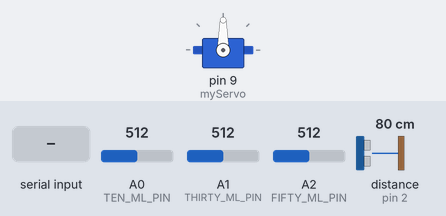
A sketch run on a simulated Arduino Uno, built with avr-gcc and run on an emulated ATmega328P. Parts: servo. Wiring (inferred from the names in the program): ultrasonic range finder: trigger pin 3; echo pin 2. Inputs (shaded band) come from the test bench; at power-on: A0 (TEN_ML_PIN) = 512, A1 (THIRTY_ML_PIN) = 512, A2 (FIFTY_ML_PIN) = 512, distance to the obstacle (sensor on pin 2) 80 cm. The echo pulse lasts 58.3 µs per cm; what the sketch prints to the serial monitor is not drawn.

Above: at 1.2 s.
1.3 s: "f" received over Serial
Timing chart, 0 to 4.3 s (numbered marks = the images above; inputs shaded):
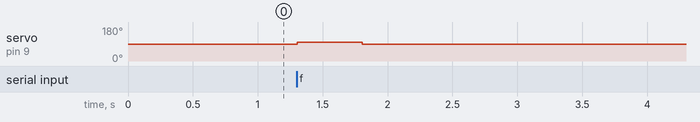

Measured:
- after the input at 1.3 s, servo on pin 9 (myServo): 90° → 100° at once, → 90° 0.50 s later

The sketch:

HamsterCage.ino
```cpp
#include "Timer.h"
#include <Servo.h>

//water sensor variables
const int TEN_ML_PIN = 0;
const int THIRTY_ML_PIN = 1;
const int FIFTY_ML_PIN = 2;
int waterLevel;

// wheel sensor variables
const int TRIG_PIN = 3;
const int ECHO_PIN = 2;
int oldBinaryWheelValue = 0;
int newBinaryWheelValue = 0;
int quarterTurns = 0;
int fullTurns = 0;
int state;
int changeState = 0;
Timer t;

//*incoming data variables
char incomingChar;

//motor jazz
Servo myServo;


void setup() {
  // initialize serial communication:
  Serial.begin(9600);
  Serial.println("hello");

  // wheel sensor setup
  pinMode(TRIG_PIN,OUTPUT);
  pinMode(ECHO_PIN,INPUT);
  t.every(1000,uploadTurns);
  t.every(1000,checkWaterLevel);

  long duration, distanceCm;
  // Give a short LOW pulse beforehand to ensure a clean HIGH pulse:
  digitalWrite(TRIG_PIN, LOW);
  delayMicroseconds(2);
  digitalWrite(TRIG_PIN, HIGH);
  delayMicroseconds(10);
  digitalWrite(TRIG_PIN, LOW);
  duration = pulseIn(ECHO_PIN,HIGH);
  // convert the time into a distance
  distanceCm = duration / 29.1 / 2 ;
  Serial.print("distance: ");
  Serial.println(distanceCm);
  //delay(10);
  if ((distanceCm <= 0)  || distanceCm >= 8){
    state = 0;
  } else {
    state = 1;
  }
  Serial.print(state);
  // Water sensor setup
  pinMode(TEN_ML_PIN,INPUT);
  pinMode(THIRTY_ML_PIN,INPUT);
  pinMode(FIFTY_ML_PIN,INPUT);
  Serial.flush();

  // Motor setup
  myServo.attach(9);
  myServo.write(90);


  }


void loop() {
  /************************** Wheel Sensor***************************/
  /******************************************************************/
  long duration, distanceCm;
  // Give a short LOW pulse beforehand to ensure a clean HIGH pulse:
  digitalWrite(TRIG_PIN, LOW);
  delayMicroseconds(2);
  digitalWrite(TRIG_PIN, HIGH);
  delayMicroseconds(10);
  digitalWrite(TRIG_PIN, LOW);
  duration = pulseIn(ECHO_PIN,HIGH);
  // convert the time into a distance
  distanceCm = duration / 29.1 / 2 ;
  delay(10);
  //Serial.print("distance: ");
  //Serial.println(distanceCm);
  if ((distanceCm <= 0)  || distanceCm >= 6){
    newBinaryWheelValue = 0;
  } else {
    newBinaryWheelValue = 1;
  }
  //Serial.print("binary value:  ");
  //Serial.println(newBinaryWheelValue);
  if(newBinaryWheelValue != state) { //changed states
    changeState += 1;
  } else if (newBinaryWheelValue == state) {
    changeState = 0;
  }
  //Serial.print("changeState: ");
  //  Serial.print(changeState);
  if (changeState >= 2) {
    quarterTurns = quarterTurns + 1;
    //Serial.print("quarter turns:  ");
    //Serial.println(quarterTurns);
    state = newBinaryWheelValue;
    changeState = 0;
  }

  if(quarterTurns == 4) {
    fullTurns = fullTurns + 1;
    Serial.println(fullTurns);
    quarterTurns = 0;
  }
 t.update();


  /**************************Incoming Data***************************/
  /******************************************************************/
  if (Serial.available() > 0) {
    // read the incoming byte:
    incomingChar = Serial.read();
    Serial.println(incomingChar);
    if (incomingChar == 'f') {
      feedHamster();
    }
  }


}


void uploadTurns() {
  Serial.print("/T");
  Serial.print(fullTurns);
  Serial.println("");
  fullTurns = 0;
}

void feedHamster() {
  myServo.write(100);
  delay(500);
  myServo.write(90);
}

void checkWaterLevel() {
  int tenML1 = analogRead(TEN_ML_PIN);
  int tenML2 = analogRead(TEN_ML_PIN);
  int tenML3 = analogRead(TEN_ML_PIN);
  int tenML4 = analogRead(TEN_ML_PIN);
  int tenML5 = analogRead(TEN_ML_PIN);
  int tenMLAve  = (tenML1 + tenML2 + tenML3 + tenML4 + tenML5)/5;

  int thirtyML1 = analogRead(THIRTY_ML_PIN);
  int thirtyML2 = analogRead(THIRTY_ML_PIN);
  int thirtyML3 = analogRead(THIRTY_ML_PIN);
  int thirtyML4 = analogRead(THIRTY_ML_PIN);
  int thirtyML5 = analogRead(THIRTY_ML_PIN);
  int thirtyMLAve  = (thirtyML1 + thirtyML2 + thirtyML3 + thirtyML4 + thirtyML5)/5;

  int fiftyML1 = analogRead(FIFTY_ML_PIN);
  int fiftyML2 = analogRead(FIFTY_ML_PIN);
  int fiftyML3 = analogRead(FIFTY_ML_PIN);
  int fiftyML4 = analogRead(FIFTY_ML_PIN);
  int fiftyML5 = analogRead(FIFTY_ML_PIN);
  int fiftyMLAve  = (fiftyML1 + fiftyML2 + fiftyML3 + fiftyML4 + fiftyML5)/5;

  if (tenMLAve < 860) {
    waterLevel = 0;
  } else if (thirtyMLAve < 860) {
    waterLevel = 1;
  } else if (fiftyMLAve < 860) {
    waterLevel = 2;
  } else {
    waterLevel = 3;
  }
  Serial.print("/W");
  Serial.print(waterLevel);
  Serial.println("");

}
```
